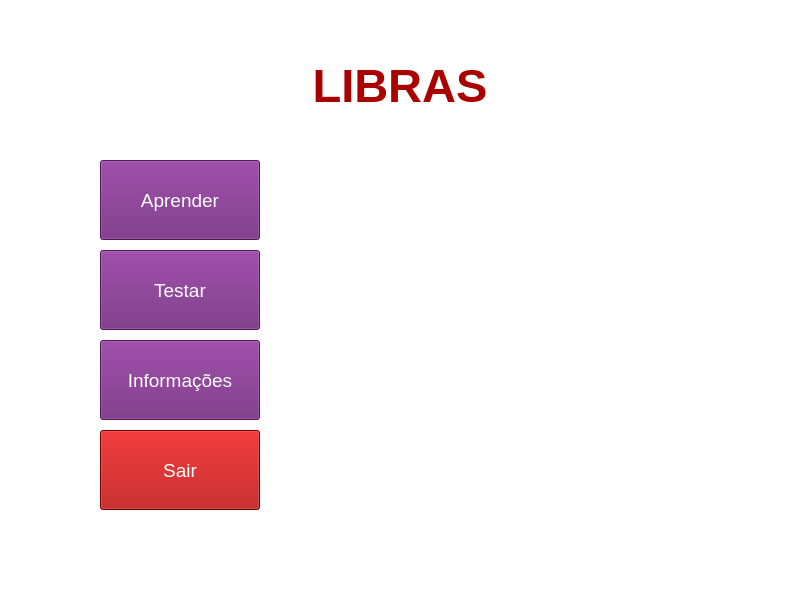
<?xml version="1.0" encoding="UTF-8"?>
<ui version="4.0">
 <class>MainWindow</class>
 <widget class="QMainWindow" name="MainWindow">
  <property name="enabled">
   <bool>true</bool>
  </property>
  <property name="geometry">
   <rect>
    <x>0</x>
    <y>0</y>
    <width>800</width>
    <height>600</height>
   </rect>
  </property>
  <property name="sizePolicy">
   <sizepolicy hsizetype="Fixed" vsizetype="Fixed">
    <horstretch>0</horstretch>
    <verstretch>0</verstretch>
   </sizepolicy>
  </property>
  <property name="minimumSize">
   <size>
    <width>800</width>
    <height>600</height>
   </size>
  </property>
  <property name="maximumSize">
   <size>
    <width>800</width>
    <height>600</height>
   </size>
  </property>
  <property name="palette">
   <palette>
    <active>
     <colorrole role="WindowText">
      <brush brushstyle="SolidPattern">
       <color alpha="255">
        <red>0</red>
        <green>0</green>
        <blue>0</blue>
       </color>
      </brush>
     </colorrole>
     <colorrole role="Button">
      <brush brushstyle="SolidPattern">
       <color alpha="255">
        <red>255</red>
        <green>255</green>
        <blue>255</blue>
       </color>
      </brush>
     </colorrole>
     <colorrole role="Light">
      <brush brushstyle="SolidPattern">
       <color alpha="255">
        <red>255</red>
        <green>255</green>
        <blue>255</blue>
       </color>
      </brush>
     </colorrole>
     <colorrole role="Midlight">
      <brush brushstyle="SolidPattern">
       <color alpha="255">
        <red>255</red>
        <green>255</green>
        <blue>255</blue>
       </color>
      </brush>
     </colorrole>
     <colorrole role="Dark">
      <brush brushstyle="SolidPattern">
       <color alpha="255">
        <red>127</red>
        <green>127</green>
        <blue>127</blue>
       </color>
      </brush>
     </colorrole>
     <colorrole role="Mid">
      <brush brushstyle="SolidPattern">
       <color alpha="255">
        <red>170</red>
        <green>170</green>
        <blue>170</blue>
       </color>
      </brush>
     </colorrole>
     <colorrole role="Text">
      <brush brushstyle="SolidPattern">
       <color alpha="255">
        <red>0</red>
        <green>0</green>
        <blue>0</blue>
       </color>
      </brush>
     </colorrole>
     <colorrole role="BrightText">
      <brush brushstyle="SolidPattern">
       <color alpha="255">
        <red>255</red>
        <green>255</green>
        <blue>255</blue>
       </color>
      </brush>
     </colorrole>
     <colorrole role="ButtonText">
      <brush brushstyle="SolidPattern">
       <color alpha="255">
        <red>0</red>
        <green>0</green>
        <blue>0</blue>
       </color>
      </brush>
     </colorrole>
     <colorrole role="Base">
      <brush brushstyle="SolidPattern">
       <color alpha="255">
        <red>255</red>
        <green>255</green>
        <blue>255</blue>
       </color>
      </brush>
     </colorrole>
     <colorrole role="Window">
      <brush brushstyle="SolidPattern">
       <color alpha="255">
        <red>255</red>
        <green>255</green>
        <blue>255</blue>
       </color>
      </brush>
     </colorrole>
     <colorrole role="Shadow">
      <brush brushstyle="SolidPattern">
       <color alpha="255">
        <red>0</red>
        <green>0</green>
        <blue>0</blue>
       </color>
      </brush>
     </colorrole>
     <colorrole role="AlternateBase">
      <brush brushstyle="SolidPattern">
       <color alpha="255">
        <red>255</red>
        <green>255</green>
        <blue>255</blue>
       </color>
      </brush>
     </colorrole>
     <colorrole role="ToolTipBase">
      <brush brushstyle="SolidPattern">
       <color alpha="255">
        <red>255</red>
        <green>255</green>
        <blue>220</blue>
       </color>
      </brush>
     </colorrole>
     <colorrole role="ToolTipText">
      <brush brushstyle="SolidPattern">
       <color alpha="255">
        <red>0</red>
        <green>0</green>
        <blue>0</blue>
       </color>
      </brush>
     </colorrole>
    </active>
    <inactive>
     <colorrole role="WindowText">
      <brush brushstyle="SolidPattern">
       <color alpha="255">
        <red>0</red>
        <green>0</green>
        <blue>0</blue>
       </color>
      </brush>
     </colorrole>
     <colorrole role="Button">
      <brush brushstyle="SolidPattern">
       <color alpha="255">
        <red>255</red>
        <green>255</green>
        <blue>255</blue>
       </color>
      </brush>
     </colorrole>
     <colorrole role="Light">
      <brush brushstyle="SolidPattern">
       <color alpha="255">
        <red>255</red>
        <green>255</green>
        <blue>255</blue>
       </color>
      </brush>
     </colorrole>
     <colorrole role="Midlight">
      <brush brushstyle="SolidPattern">
       <color alpha="255">
        <red>255</red>
        <green>255</green>
        <blue>255</blue>
       </color>
      </brush>
     </colorrole>
     <colorrole role="Dark">
      <brush brushstyle="SolidPattern">
       <color alpha="255">
        <red>127</red>
        <green>127</green>
        <blue>127</blue>
       </color>
      </brush>
     </colorrole>
     <colorrole role="Mid">
      <brush brushstyle="SolidPattern">
       <color alpha="255">
        <red>170</red>
        <green>170</green>
        <blue>170</blue>
       </color>
      </brush>
     </colorrole>
     <colorrole role="Text">
      <brush brushstyle="SolidPattern">
       <color alpha="255">
        <red>0</red>
        <green>0</green>
        <blue>0</blue>
       </color>
      </brush>
     </colorrole>
     <colorrole role="BrightText">
      <brush brushstyle="SolidPattern">
       <color alpha="255">
        <red>255</red>
        <green>255</green>
        <blue>255</blue>
       </color>
      </brush>
     </colorrole>
     <colorrole role="ButtonText">
      <brush brushstyle="SolidPattern">
       <color alpha="255">
        <red>0</red>
        <green>0</green>
        <blue>0</blue>
       </color>
      </brush>
     </colorrole>
     <colorrole role="Base">
      <brush brushstyle="SolidPattern">
       <color alpha="255">
        <red>255</red>
        <green>255</green>
        <blue>255</blue>
       </color>
      </brush>
     </colorrole>
     <colorrole role="Window">
      <brush brushstyle="SolidPattern">
       <color alpha="255">
        <red>255</red>
        <green>255</green>
        <blue>255</blue>
       </color>
      </brush>
     </colorrole>
     <colorrole role="Shadow">
      <brush brushstyle="SolidPattern">
       <color alpha="255">
        <red>0</red>
        <green>0</green>
        <blue>0</blue>
       </color>
      </brush>
     </colorrole>
     <colorrole role="AlternateBase">
      <brush brushstyle="SolidPattern">
       <color alpha="255">
        <red>255</red>
        <green>255</green>
        <blue>255</blue>
       </color>
      </brush>
     </colorrole>
     <colorrole role="ToolTipBase">
      <brush brushstyle="SolidPattern">
       <color alpha="255">
        <red>255</red>
        <green>255</green>
        <blue>220</blue>
       </color>
      </brush>
     </colorrole>
     <colorrole role="ToolTipText">
      <brush brushstyle="SolidPattern">
       <color alpha="255">
        <red>0</red>
        <green>0</green>
        <blue>0</blue>
       </color>
      </brush>
     </colorrole>
    </inactive>
    <disabled>
     <colorrole role="WindowText">
      <brush brushstyle="SolidPattern">
       <color alpha="255">
        <red>127</red>
        <green>127</green>
        <blue>127</blue>
       </color>
      </brush>
     </colorrole>
     <colorrole role="Button">
      <brush brushstyle="SolidPattern">
       <color alpha="255">
        <red>255</red>
        <green>255</green>
        <blue>255</blue>
       </color>
      </brush>
     </colorrole>
     <colorrole role="Light">
      <brush brushstyle="SolidPattern">
       <color alpha="255">
        <red>255</red>
        <green>255</green>
        <blue>255</blue>
       </color>
      </brush>
     </colorrole>
     <colorrole role="Midlight">
      <brush brushstyle="SolidPattern">
       <color alpha="255">
        <red>255</red>
        <green>255</green>
        <blue>255</blue>
       </color>
      </brush>
     </colorrole>
     <colorrole role="Dark">
      <brush brushstyle="SolidPattern">
       <color alpha="255">
        <red>127</red>
        <green>127</green>
        <blue>127</blue>
       </color>
      </brush>
     </colorrole>
     <colorrole role="Mid">
      <brush brushstyle="SolidPattern">
       <color alpha="255">
        <red>170</red>
        <green>170</green>
        <blue>170</blue>
       </color>
      </brush>
     </colorrole>
     <colorrole role="Text">
      <brush brushstyle="SolidPattern">
       <color alpha="255">
        <red>127</red>
        <green>127</green>
        <blue>127</blue>
       </color>
      </brush>
     </colorrole>
     <colorrole role="BrightText">
      <brush brushstyle="SolidPattern">
       <color alpha="255">
        <red>255</red>
        <green>255</green>
        <blue>255</blue>
       </color>
      </brush>
     </colorrole>
     <colorrole role="ButtonText">
      <brush brushstyle="SolidPattern">
       <color alpha="255">
        <red>127</red>
        <green>127</green>
        <blue>127</blue>
       </color>
      </brush>
     </colorrole>
     <colorrole role="Base">
      <brush brushstyle="SolidPattern">
       <color alpha="255">
        <red>255</red>
        <green>255</green>
        <blue>255</blue>
       </color>
      </brush>
     </colorrole>
     <colorrole role="Window">
      <brush brushstyle="SolidPattern">
       <color alpha="255">
        <red>255</red>
        <green>255</green>
        <blue>255</blue>
       </color>
      </brush>
     </colorrole>
     <colorrole role="Shadow">
      <brush brushstyle="SolidPattern">
       <color alpha="255">
        <red>0</red>
        <green>0</green>
        <blue>0</blue>
       </color>
      </brush>
     </colorrole>
     <colorrole role="AlternateBase">
      <brush brushstyle="SolidPattern">
       <color alpha="255">
        <red>255</red>
        <green>255</green>
        <blue>255</blue>
       </color>
      </brush>
     </colorrole>
     <colorrole role="ToolTipBase">
      <brush brushstyle="SolidPattern">
       <color alpha="255">
        <red>255</red>
        <green>255</green>
        <blue>220</blue>
       </color>
      </brush>
     </colorrole>
     <colorrole role="ToolTipText">
      <brush brushstyle="SolidPattern">
       <color alpha="255">
        <red>0</red>
        <green>0</green>
        <blue>0</blue>
       </color>
      </brush>
     </colorrole>
    </disabled>
   </palette>
  </property>
  <property name="windowTitle">
   <string>MainWindow</string>
  </property>
  <widget class="QWidget" name="centralwidget">
   <widget class="QPushButton" name="start_button">
    <property name="geometry">
     <rect>
      <x>100</x>
      <y>160</y>
      <width>160</width>
      <height>80</height>
     </rect>
    </property>
    <property name="font">
     <font>
      <pointsize>14</pointsize>
     </font>
    </property>
    <property name="styleSheet">
     <string notr="true">background-color: rgb(112, 35, 123);
color: rgb(255, 255, 255);</string>
    </property>
    <property name="text">
     <string>Aprender</string>
    </property>
   </widget>
   <widget class="QPushButton" name="config_button">
    <property name="geometry">
     <rect>
      <x>100</x>
      <y>340</y>
      <width>160</width>
      <height>80</height>
     </rect>
    </property>
    <property name="font">
     <font>
      <pointsize>14</pointsize>
     </font>
    </property>
    <property name="styleSheet">
     <string notr="true">background-color: rgb(112, 35, 123);
color: rgb(255, 255, 255);</string>
    </property>
    <property name="text">
     <string>Informações</string>
    </property>
   </widget>
   <widget class="QPushButton" name="exit_button">
    <property name="geometry">
     <rect>
      <x>100</x>
      <y>430</y>
      <width>160</width>
      <height>80</height>
     </rect>
    </property>
    <property name="palette">
     <palette>
      <active>
       <colorrole role="WindowText">
        <brush brushstyle="SolidPattern">
         <color alpha="255">
          <red>255</red>
          <green>255</green>
          <blue>255</blue>
         </color>
        </brush>
       </colorrole>
       <colorrole role="Button">
        <brush brushstyle="SolidPattern">
         <color alpha="255">
          <red>170</red>
          <green>0</green>
          <blue>0</blue>
         </color>
        </brush>
       </colorrole>
       <colorrole role="Text">
        <brush brushstyle="SolidPattern">
         <color alpha="255">
          <red>255</red>
          <green>255</green>
          <blue>255</blue>
         </color>
        </brush>
       </colorrole>
       <colorrole role="ButtonText">
        <brush brushstyle="SolidPattern">
         <color alpha="255">
          <red>255</red>
          <green>255</green>
          <blue>255</blue>
         </color>
        </brush>
       </colorrole>
       <colorrole role="Base">
        <brush brushstyle="SolidPattern">
         <color alpha="255">
          <red>170</red>
          <green>0</green>
          <blue>0</blue>
         </color>
        </brush>
       </colorrole>
       <colorrole role="Window">
        <brush brushstyle="SolidPattern">
         <color alpha="255">
          <red>170</red>
          <green>0</green>
          <blue>0</blue>
         </color>
        </brush>
       </colorrole>
       <colorrole role="AlternateBase">
        <brush brushstyle="SolidPattern">
         <color alpha="255">
          <red>85</red>
          <green>255</green>
          <blue>255</blue>
         </color>
        </brush>
       </colorrole>
      </active>
      <inactive>
       <colorrole role="WindowText">
        <brush brushstyle="SolidPattern">
         <color alpha="255">
          <red>255</red>
          <green>255</green>
          <blue>255</blue>
         </color>
        </brush>
       </colorrole>
       <colorrole role="Button">
        <brush brushstyle="SolidPattern">
         <color alpha="255">
          <red>170</red>
          <green>0</green>
          <blue>0</blue>
         </color>
        </brush>
       </colorrole>
       <colorrole role="Text">
        <brush brushstyle="SolidPattern">
         <color alpha="255">
          <red>255</red>
          <green>255</green>
          <blue>255</blue>
         </color>
        </brush>
       </colorrole>
       <colorrole role="ButtonText">
        <brush brushstyle="SolidPattern">
         <color alpha="255">
          <red>255</red>
          <green>255</green>
          <blue>255</blue>
         </color>
        </brush>
       </colorrole>
       <colorrole role="Base">
        <brush brushstyle="SolidPattern">
         <color alpha="255">
          <red>170</red>
          <green>0</green>
          <blue>0</blue>
         </color>
        </brush>
       </colorrole>
       <colorrole role="Window">
        <brush brushstyle="SolidPattern">
         <color alpha="255">
          <red>170</red>
          <green>0</green>
          <blue>0</blue>
         </color>
        </brush>
       </colorrole>
       <colorrole role="AlternateBase">
        <brush brushstyle="SolidPattern">
         <color alpha="255">
          <red>85</red>
          <green>255</green>
          <blue>255</blue>
         </color>
        </brush>
       </colorrole>
      </inactive>
      <disabled>
       <colorrole role="WindowText">
        <brush brushstyle="SolidPattern">
         <color alpha="255">
          <red>255</red>
          <green>255</green>
          <blue>255</blue>
         </color>
        </brush>
       </colorrole>
       <colorrole role="Button">
        <brush brushstyle="SolidPattern">
         <color alpha="255">
          <red>170</red>
          <green>0</green>
          <blue>0</blue>
         </color>
        </brush>
       </colorrole>
       <colorrole role="Text">
        <brush brushstyle="SolidPattern">
         <color alpha="255">
          <red>255</red>
          <green>255</green>
          <blue>255</blue>
         </color>
        </brush>
       </colorrole>
       <colorrole role="ButtonText">
        <brush brushstyle="SolidPattern">
         <color alpha="255">
          <red>255</red>
          <green>255</green>
          <blue>255</blue>
         </color>
        </brush>
       </colorrole>
       <colorrole role="Base">
        <brush brushstyle="SolidPattern">
         <color alpha="255">
          <red>170</red>
          <green>0</green>
          <blue>0</blue>
         </color>
        </brush>
       </colorrole>
       <colorrole role="Window">
        <brush brushstyle="SolidPattern">
         <color alpha="255">
          <red>170</red>
          <green>0</green>
          <blue>0</blue>
         </color>
        </brush>
       </colorrole>
       <colorrole role="AlternateBase">
        <brush brushstyle="SolidPattern">
         <color alpha="255">
          <red>85</red>
          <green>255</green>
          <blue>255</blue>
         </color>
        </brush>
       </colorrole>
      </disabled>
     </palette>
    </property>
    <property name="font">
     <font>
      <pointsize>14</pointsize>
     </font>
    </property>
    <property name="styleSheet">
     <string notr="true">background-color: rgb(170, 0, 0);
color: rgb(255, 255, 255);</string>
    </property>
    <property name="text">
     <string>Sair</string>
    </property>
   </widget>
   <widget class="QLabel" name="window_title">
    <property name="geometry">
     <rect>
      <x>250</x>
      <y>40</y>
      <width>300</width>
      <height>90</height>
     </rect>
    </property>
    <property name="palette">
     <palette>
      <active>
       <colorrole role="WindowText">
        <brush brushstyle="SolidPattern">
         <color alpha="255">
          <red>170</red>
          <green>0</green>
          <blue>0</blue>
         </color>
        </brush>
       </colorrole>
       <colorrole role="Button">
        <brush brushstyle="SolidPattern">
         <color alpha="255">
          <red>240</red>
          <green>0</green>
          <blue>4</blue>
         </color>
        </brush>
       </colorrole>
       <colorrole role="Light">
        <brush brushstyle="SolidPattern">
         <color alpha="255">
          <red>255</red>
          <green>105</green>
          <blue>107</blue>
         </color>
        </brush>
       </colorrole>
       <colorrole role="Midlight">
        <brush brushstyle="SolidPattern">
         <color alpha="255">
          <red>247</red>
          <green>52</green>
          <blue>55</blue>
         </color>
        </brush>
       </colorrole>
       <colorrole role="Dark">
        <brush brushstyle="SolidPattern">
         <color alpha="255">
          <red>120</red>
          <green>0</green>
          <blue>2</blue>
         </color>
        </brush>
       </colorrole>
       <colorrole role="Mid">
        <brush brushstyle="SolidPattern">
         <color alpha="255">
          <red>160</red>
          <green>0</green>
          <blue>2</blue>
         </color>
        </brush>
       </colorrole>
       <colorrole role="Text">
        <brush brushstyle="SolidPattern">
         <color alpha="255">
          <red>0</red>
          <green>0</green>
          <blue>0</blue>
         </color>
        </brush>
       </colorrole>
       <colorrole role="BrightText">
        <brush brushstyle="SolidPattern">
         <color alpha="255">
          <red>255</red>
          <green>255</green>
          <blue>255</blue>
         </color>
        </brush>
       </colorrole>
       <colorrole role="ButtonText">
        <brush brushstyle="SolidPattern">
         <color alpha="255">
          <red>0</red>
          <green>0</green>
          <blue>0</blue>
         </color>
        </brush>
       </colorrole>
       <colorrole role="Base">
        <brush brushstyle="SolidPattern">
         <color alpha="255">
          <red>255</red>
          <green>255</green>
          <blue>255</blue>
         </color>
        </brush>
       </colorrole>
       <colorrole role="Window">
        <brush brushstyle="SolidPattern">
         <color alpha="255">
          <red>240</red>
          <green>0</green>
          <blue>4</blue>
         </color>
        </brush>
       </colorrole>
       <colorrole role="Shadow">
        <brush brushstyle="SolidPattern">
         <color alpha="255">
          <red>0</red>
          <green>0</green>
          <blue>0</blue>
         </color>
        </brush>
       </colorrole>
       <colorrole role="AlternateBase">
        <brush brushstyle="SolidPattern">
         <color alpha="255">
          <red>247</red>
          <green>127</green>
          <blue>129</blue>
         </color>
        </brush>
       </colorrole>
       <colorrole role="ToolTipBase">
        <brush brushstyle="SolidPattern">
         <color alpha="255">
          <red>255</red>
          <green>255</green>
          <blue>220</blue>
         </color>
        </brush>
       </colorrole>
       <colorrole role="ToolTipText">
        <brush brushstyle="SolidPattern">
         <color alpha="255">
          <red>0</red>
          <green>0</green>
          <blue>0</blue>
         </color>
        </brush>
       </colorrole>
      </active>
      <inactive>
       <colorrole role="WindowText">
        <brush brushstyle="SolidPattern">
         <color alpha="255">
          <red>170</red>
          <green>0</green>
          <blue>0</blue>
         </color>
        </brush>
       </colorrole>
       <colorrole role="Button">
        <brush brushstyle="SolidPattern">
         <color alpha="255">
          <red>240</red>
          <green>0</green>
          <blue>4</blue>
         </color>
        </brush>
       </colorrole>
       <colorrole role="Light">
        <brush brushstyle="SolidPattern">
         <color alpha="255">
          <red>255</red>
          <green>105</green>
          <blue>107</blue>
         </color>
        </brush>
       </colorrole>
       <colorrole role="Midlight">
        <brush brushstyle="SolidPattern">
         <color alpha="255">
          <red>247</red>
          <green>52</green>
          <blue>55</blue>
         </color>
        </brush>
       </colorrole>
       <colorrole role="Dark">
        <brush brushstyle="SolidPattern">
         <color alpha="255">
          <red>120</red>
          <green>0</green>
          <blue>2</blue>
         </color>
        </brush>
       </colorrole>
       <colorrole role="Mid">
        <brush brushstyle="SolidPattern">
         <color alpha="255">
          <red>160</red>
          <green>0</green>
          <blue>2</blue>
         </color>
        </brush>
       </colorrole>
       <colorrole role="Text">
        <brush brushstyle="SolidPattern">
         <color alpha="255">
          <red>0</red>
          <green>0</green>
          <blue>0</blue>
         </color>
        </brush>
       </colorrole>
       <colorrole role="BrightText">
        <brush brushstyle="SolidPattern">
         <color alpha="255">
          <red>255</red>
          <green>255</green>
          <blue>255</blue>
         </color>
        </brush>
       </colorrole>
       <colorrole role="ButtonText">
        <brush brushstyle="SolidPattern">
         <color alpha="255">
          <red>0</red>
          <green>0</green>
          <blue>0</blue>
         </color>
        </brush>
       </colorrole>
       <colorrole role="Base">
        <brush brushstyle="SolidPattern">
         <color alpha="255">
          <red>255</red>
          <green>255</green>
          <blue>255</blue>
         </color>
        </brush>
       </colorrole>
       <colorrole role="Window">
        <brush brushstyle="SolidPattern">
         <color alpha="255">
          <red>240</red>
          <green>0</green>
          <blue>4</blue>
         </color>
        </brush>
       </colorrole>
       <colorrole role="Shadow">
        <brush brushstyle="SolidPattern">
         <color alpha="255">
          <red>0</red>
          <green>0</green>
          <blue>0</blue>
         </color>
        </brush>
       </colorrole>
       <colorrole role="AlternateBase">
        <brush brushstyle="SolidPattern">
         <color alpha="255">
          <red>247</red>
          <green>127</green>
          <blue>129</blue>
         </color>
        </brush>
       </colorrole>
       <colorrole role="ToolTipBase">
        <brush brushstyle="SolidPattern">
         <color alpha="255">
          <red>255</red>
          <green>255</green>
          <blue>220</blue>
         </color>
        </brush>
       </colorrole>
       <colorrole role="ToolTipText">
        <brush brushstyle="SolidPattern">
         <color alpha="255">
          <red>0</red>
          <green>0</green>
          <blue>0</blue>
         </color>
        </brush>
       </colorrole>
      </inactive>
      <disabled>
       <colorrole role="WindowText">
        <brush brushstyle="SolidPattern">
         <color alpha="255">
          <red>120</red>
          <green>0</green>
          <blue>2</blue>
         </color>
        </brush>
       </colorrole>
       <colorrole role="Button">
        <brush brushstyle="SolidPattern">
         <color alpha="255">
          <red>240</red>
          <green>0</green>
          <blue>4</blue>
         </color>
        </brush>
       </colorrole>
       <colorrole role="Light">
        <brush brushstyle="SolidPattern">
         <color alpha="255">
          <red>255</red>
          <green>105</green>
          <blue>107</blue>
         </color>
        </brush>
       </colorrole>
       <colorrole role="Midlight">
        <brush brushstyle="SolidPattern">
         <color alpha="255">
          <red>247</red>
          <green>52</green>
          <blue>55</blue>
         </color>
        </brush>
       </colorrole>
       <colorrole role="Dark">
        <brush brushstyle="SolidPattern">
         <color alpha="255">
          <red>120</red>
          <green>0</green>
          <blue>2</blue>
         </color>
        </brush>
       </colorrole>
       <colorrole role="Mid">
        <brush brushstyle="SolidPattern">
         <color alpha="255">
          <red>160</red>
          <green>0</green>
          <blue>2</blue>
         </color>
        </brush>
       </colorrole>
       <colorrole role="Text">
        <brush brushstyle="SolidPattern">
         <color alpha="255">
          <red>120</red>
          <green>0</green>
          <blue>2</blue>
         </color>
        </brush>
       </colorrole>
       <colorrole role="BrightText">
        <brush brushstyle="SolidPattern">
         <color alpha="255">
          <red>255</red>
          <green>255</green>
          <blue>255</blue>
         </color>
        </brush>
       </colorrole>
       <colorrole role="ButtonText">
        <brush brushstyle="SolidPattern">
         <color alpha="255">
          <red>120</red>
          <green>0</green>
          <blue>2</blue>
         </color>
        </brush>
       </colorrole>
       <colorrole role="Base">
        <brush brushstyle="SolidPattern">
         <color alpha="255">
          <red>240</red>
          <green>0</green>
          <blue>4</blue>
         </color>
        </brush>
       </colorrole>
       <colorrole role="Window">
        <brush brushstyle="SolidPattern">
         <color alpha="255">
          <red>240</red>
          <green>0</green>
          <blue>4</blue>
         </color>
        </brush>
       </colorrole>
       <colorrole role="Shadow">
        <brush brushstyle="SolidPattern">
         <color alpha="255">
          <red>0</red>
          <green>0</green>
          <blue>0</blue>
         </color>
        </brush>
       </colorrole>
       <colorrole role="AlternateBase">
        <brush brushstyle="SolidPattern">
         <color alpha="255">
          <red>240</red>
          <green>0</green>
          <blue>4</blue>
         </color>
        </brush>
       </colorrole>
       <colorrole role="ToolTipBase">
        <brush brushstyle="SolidPattern">
         <color alpha="255">
          <red>255</red>
          <green>255</green>
          <blue>220</blue>
         </color>
        </brush>
       </colorrole>
       <colorrole role="ToolTipText">
        <brush brushstyle="SolidPattern">
         <color alpha="255">
          <red>0</red>
          <green>0</green>
          <blue>0</blue>
         </color>
        </brush>
       </colorrole>
      </disabled>
     </palette>
    </property>
    <property name="font">
     <font>
      <pointsize>35</pointsize>
      <weight>75</weight>
      <bold>true</bold>
     </font>
    </property>
    <property name="cursor">
     <cursorShape>ArrowCursor</cursorShape>
    </property>
    <property name="text">
     <string>LIBRAS</string>
    </property>
    <property name="alignment">
     <set>Qt::AlignCenter</set>
    </property>
   </widget>
   <widget class="QLabel" name="label">
    <property name="geometry">
     <rect>
      <x>320</x>
      <y>140</y>
      <width>400</width>
      <height>400</height>
     </rect>
    </property>
    <property name="styleSheet">
     <string notr="true">image: url(:/HandsImage/HandsLibras.png);</string>
    </property>
    <property name="text">
     <string/>
    </property>
   </widget>
   <widget class="QPushButton" name="start_button_2">
    <property name="geometry">
     <rect>
      <x>100</x>
      <y>250</y>
      <width>160</width>
      <height>80</height>
     </rect>
    </property>
    <property name="font">
     <font>
      <pointsize>14</pointsize>
     </font>
    </property>
    <property name="styleSheet">
     <string notr="true">background-color: rgb(112, 35, 123);
color: rgb(255, 255, 255);</string>
    </property>
    <property name="text">
     <string>Testar</string>
    </property>
   </widget>
   <widget class="QLabel" name="label_2">
    <property name="geometry">
     <rect>
      <x>640</x>
      <y>520</y>
      <width>151</width>
      <height>51</height>
     </rect>
    </property>
    <property name="styleSheet">
     <string notr="true">image: url(:/LogoRAS/LogoRAS.png);</string>
    </property>
    <property name="text">
     <string/>
    </property>
   </widget>
  </widget>
  <widget class="QMenuBar" name="menubar">
   <property name="geometry">
    <rect>
     <x>0</x>
     <y>0</y>
     <width>800</width>
     <height>21</height>
    </rect>
   </property>
  </widget>
 </widget>
 <resources>
  <include location="HandsLibras.qrc"/>
  <include location="LogoRAS.qrc"/>
 </resources>
 <connections/>
</ui>
